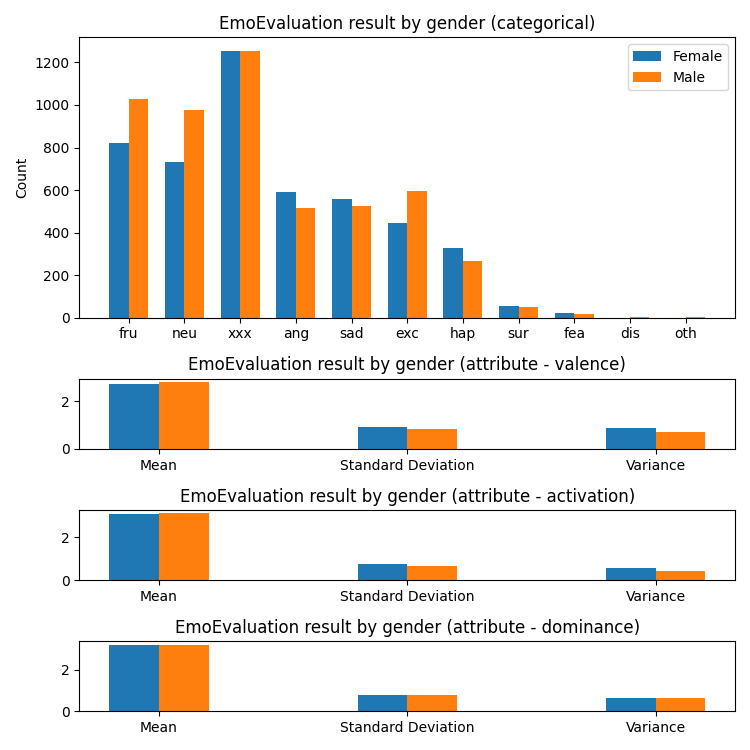

Python code for this plot:
import os
import logging
from collections import defaultdict
import matplotlib.pyplot as plt
import numpy as np

# set categorical and attribute tables
table_cat = {"F": defaultdict(int), "M": defaultdict(int)}
table_attr = {"F": defaultdict(list), "M": defaultdict(list)}
# F:{"ang":{"valence": [], "activation": [], "dominance": []}}
table_gender_cat = {"F": {}, "M": {}}

# record all data
for session_num in range(1, 6):
    # get path and files
    path = '../IEMOCAP_full_release/Session' + str(session_num) + '/dialog/EmoEvaluation'
    files = [f for f in os.listdir(path) if os.path.isfile(os.path.join(path, f)) and f[0] != "."]
    logging.info("working on dir: " + path)
    logging.info("total files: " + str(len(files)))

    # record categorical and attribute infor corresponding to gender
    for file_name in files:
        with open(os.path.join(path, file_name), 'r') as fd:
            for turn in fd.read().split("\n\n")[1:-1]:
                head = turn.split("\n")[0].split("\t")
                # ['[6.7700 - 8.4600]', 'Ses01M_impro01_F000', 'ang', '[1.5000, 3.5000, 4.5000]']
                # time | file_name | categorical | attribute
                gender = head[1][-4]

                # record categorical info
                cat = head[2]
                table_cat[gender][cat] += 1

                # record attribute info
                attr = head[3][1:-1].split(", ")
                table_attr[gender]["valence"].append(float(attr[0]))
                table_attr[gender]["activation"].append(float(attr[1]))
                table_attr[gender]["dominance"].append(float(attr[2]))

                # record emotion attribute by gender
                if cat not in table_gender_cat[gender]:
                    table_gender_cat[gender][cat] = {"valence": [], "activation": [], "dominance": []}

                table_gender_cat[gender][cat]["valence"].append(float(attr[0]))
                table_gender_cat[gender][cat]["activation"].append(float(attr[1]))
                table_gender_cat[gender][cat]["dominance"].append(float(attr[2]))

    logging.info("finish...")

total_F = 0
total_M = 0
for key in table_cat["M"]:
    total_M += table_cat["M"][key]

for key in table_cat["F"]:
    total_F += table_cat["F"][key]

print(total_M)
print(total_F)
# plot four charts
plt.rcParams["figure.figsize"] = [7.50, 7.5]
fig, (ax1, ax2, ax3, ax4) = plt.subplots(4, gridspec_kw={'height_ratios': [4,1,1,1]})

# plot categorical chart
labels = table_cat["M"].keys()
x = np.arange(len(labels))
width = 0.35

male_result = []
female_result = []

for emo in labels:
    male_result.append(table_cat["M"][emo])
    female_result.append(table_cat["F"][emo])

rects1 = ax1.bar(x - width/2, female_result, width, label='Female')
rects2 = ax1.bar(x + width/2, male_result, width, label='Male')

ax1.set_xticks(x)
ax1.set_xticklabels(labels)
ax1.set_ylabel('Count')
ax1.set_title('EmoEvaluation result by gender (categorical)')
ax1.legend()

# plot attribute analysis
stat = [np.mean, np.std, np.var]
stat_labels = ["Mean", "Standard Deviation", "Variance"]
axes = ["valence", "activation", "dominance"]
width_attr = 0.2
for _index, (axe, ax) in enumerate(zip(axes, [ax2, ax3, ax4])):
    male_result = []
    female_result = []

    # compute statistic info
    for _func in stat:
        male_result.append(_func(table_attr["M"][axe]))
        female_result.append(_func(table_attr["F"][axe]))

    print(male_result)
    print(female_result)
    # plot chart
    x = np.arange(len(stat_labels))
    rects1 = ax.bar(x - width_attr / 2, female_result, width_attr, label='Female')
    rects2 = ax.bar(x + width_attr / 2, male_result, width_attr, label='Male')
    ax.set_xticks(x)
    ax.set_xticklabels(stat_labels)
    ax.set_title('EmoEvaluation result by gender (attribute - ' + axes[_index] + ")")

# plot all chars
fig.tight_layout()
plt.savefig("dataset_analysis")

with open('table_gender_cat.csv', 'w') as f:
    f.write("Gender,Category,Number,Attribute,Mean,Standard_Deviation,Variance\n")
    for gender in table_gender_cat.keys():
        for cat in table_gender_cat[gender]:
            result = []
            for attr in table_gender_cat[gender][cat]:
                result = []
                num = []
                for _index, func in enumerate(stat):
                    result.append(func(table_gender_cat[gender][cat][attr]))
                    num.append(len(table_gender_cat[gender][cat][attr]))
                assert num[0] == num[1] == num[2]
                f.write("%s,%s,%s,%s,%s,%s,%s\n" % (gender, cat, num[0], attr ,result[0], result[1], result[2]))



